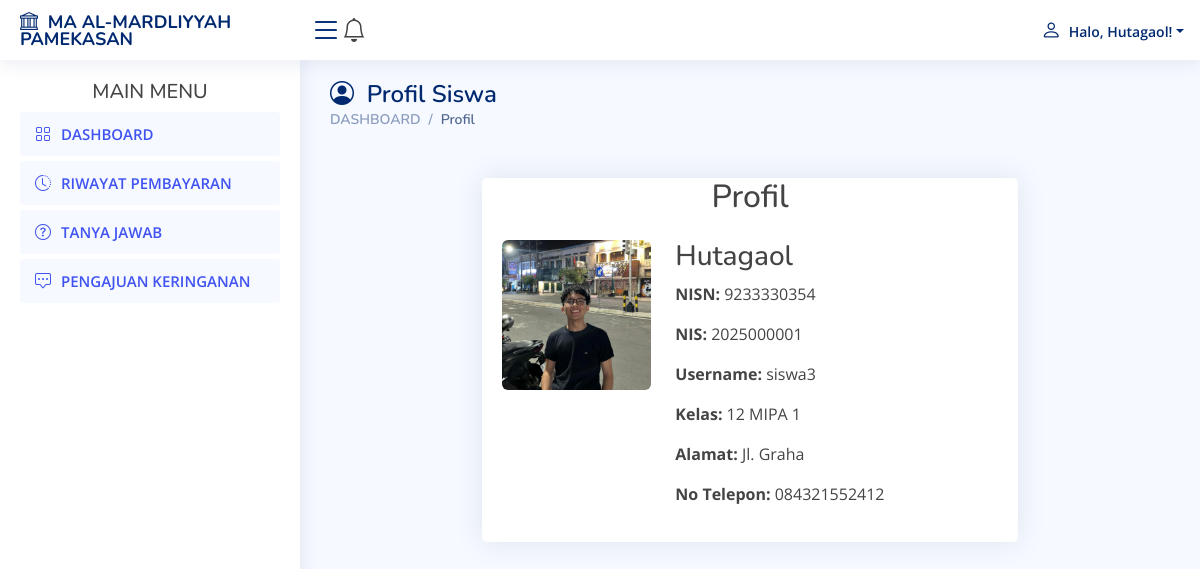
Page /siswa/profil.php (signed in) on the committed database.
### tables this page shows
CREATE TABLE `siswa` (
  `nisn` varchar(10) NOT NULL,
  `nis` varchar(50) NOT NULL,
  `username` varchar(50) NOT NULL,
  `password` varchar(50) NOT NULL,
  `nama` varchar(35) NOT NULL,
  `id_kelas` int(11) NOT NULL,
  `alamat` text NOT NULL,
  `no_telp` varchar(13) NOT NULL,
  `id_spp` int(11) NOT NULL,
  `foto` varchar(255) NOT NULL,
  `nama_ortu` varchar(255) NOT NULL,
  `pengajuan_baru` tinyint(4) NOT NULL DEFAULT 0
);

CREATE TABLE `kelas` (
  `id_kelas` int(11) NOT NULL,
  `nama_kelas` varchar(10) NOT NULL,
  `kompetensi_keahlian` varchar(50) NOT NULL
);

### siswa/profil.php (the view, shortened to what this page needs)
<?php
require "../db.php";
$siswa_id = $_SESSION["siswa"];
$result = mysqli_query($kon, "SELECT * FROM siswa WHERE nisn = '$siswa_id'");
$siswa = mysqli_fetch_assoc($result);
$kelas_id = $siswa['id_kelas'];
$result_kelas = mysqli_query($kon, "SELECT * FROM kelas WHERE id_kelas = '$kelas_id'");
$kelas = mysqli_fetch_assoc($result_kelas);
?>
<!DOCTYPE html>
<html lang="en">
<head>
    <link href="../assets/vendor/bootstrap/css/bootstrap.min.css" rel="stylesheet">
    <link href="../assets/vendor/bootstrap-icons/bootstrap-icons.css" rel="stylesheet">
    <link href="../assets/vendor/boxicons/css/boxicons.min.css" rel="stylesheet">
    <link href="../assets/vendor/quill/quill.snow.css" rel="stylesheet">
    <link href="../assets/vendor/quill/quill.bubble.css" rel="stylesheet">
    <link href="../assets/vendor/remixicon/remixicon.css" rel="stylesheet">
    <link href="../assets/vendor/simple-datatables/style.css" rel="stylesheet">
    <link href="../assets/css/style.css" rel="stylesheet">
</head>
<body>
    <?php require "atas.php"; ?>
    <?php require "menu.php"; ?>
    <main id="main" class="main">
        <div class="pagetitle">
            <h1><i class="bi bi-person-circle"></i>&nbsp; Profil Siswa</h1>
            <nav>
                <ol class="breadcrumb">
                    <li class="breadcrumb-item"><a href="index.php">DASHBOARD</a></li>
                    <li class="breadcrumb-item active">Profil</li>
                </ol>
            </nav>
        </div>
        <div class="container mt-5">
            <div class="row">
                <div class="col-md-8 offset-md-2">
                    <div class="card">
                        <div class="card-body">
                            <h2 class="text-center mb-4">Profil</h2>
                            <div class="row">
                                <div class="col-md-4">
                                    <img src="../uploads/<?php echo htmlspecialchars($siswa['foto']); ?>" alt="Profile Image" class="img-fluid rounded mb-4" />
                                </div>
                                <div class="col-md-8">
                                    <h3><?php echo htmlspecialchars($siswa['nama']); ?></h3>
                                    <p><strong>NISN:</strong> <?php echo htmlspecialchars($siswa['nisn']); ?></p>
                                    <p><strong>NIS:</strong> <?php echo htmlspecialchars($siswa['nis']); ?></p>
                                    <p><strong>Username:</strong> <?php echo htmlspecialchars($siswa['username']); ?></p>
                                    <p><strong>Kelas:</strong> <?php echo htmlspecialchars($kelas['nama_kelas']); ?></p>
                                    <p><strong>Alamat:</strong> <?php echo htmlspecialchars($siswa['alamat']); ?></p>
                                    <p><strong>No Telepon:</strong> <?php echo htmlspecialchars($siswa['no_telp']); ?></p>
                                </div>
                            </div>
                        </div>
                    </div>
                </div>
            </div>
        </div>
    </main>
</body>
</html>

### siswa/atas.php (shortened to what this page needs)
<header id="header" class="header fixed-top d-flex align-items-center">
    <div class="d-flex align-items-center justify-content-between">
      <a href="index.php" class="logo d-flex align-items-center">
        <span class="d-none d-lg-block" style="font-size: 18px;"><i class="bi bi-bank"></i>&nbsp; MA AL-MARDLIYYAH PAMEKASAN</span>
      </a>
      <i class="bi bi-list toggle-sidebar-btn"></i>
      <ul class="navbar-nav ms-auto">
            <li class="nav-item">
                <a href="../siswa/notifikasi.php" class="nav-link">
                    <i class="bi bi-bell" style="font-size: 24px;"></i>
                </a>
            </li>
      </ul>
    </div>
    <nav class="header-nav ms-auto">
      <ul class="d-flex align-items-center">
        <li class="nav-item dropdown pe-3">
          <a class="nav-link nav-profile d-flex align-items-center pe-0" href="#" data-bs-toggle="dropdown">
            <?php
            require "../db.php";
            $nisn = $_SESSION["siswa"];
            $query = "SELECT nama FROM siswa WHERE nisn = ?";
            $stmt = mysqli_prepare($kon, $query);
            mysqli_stmt_bind_param($stmt, "s", $nisn);
            mysqli_stmt_execute($stmt);
            $result = mysqli_stmt_get_result($stmt);
            $row = mysqli_fetch_assoc($result);
            if ($row) {
                $nama_siswa = $row['nama'];
            } else {
                $nama_siswa = 'Siswa Tidak Ditemukan';
            }
            ?>
            <span class="d-none d-md-block dropdown-toggle ps-2"><i style="font-size: 20px" class="bi bi-person"></i>&nbsp; Halo, <?= htmlspecialchars($nama_siswa) ?>!</span>
          </a>
        </li>
      </ul>
    </nav>
</header>

### assets/css/style.css (style rules this page uses)
:root { scroll-behavior: smooth; }
body { font-family: "Open Sans", sans-serif; background: #f6f9ff; color: #444444; }
a { color: #4154f1; text-decoration: none; }
h1, h2, h3, h4, h5, h6 { font-family: "Nunito", sans-serif; }
#main { margin-top: 60px; padding: 20px 30px; transition: all 0.3s; }
.pagetitle { margin-bottom: 10px; }
.pagetitle h1 { font-size: 24px; margin-bottom: 0; font-weight: 600; color: #012970; }
.card { margin-bottom: 30px; border: none; border-radius: 5px; box-shadow: 0px 0 30px rgba(1, 41, 112, 0.1); }
.card-body { padding: 0 20px 20px 20px; }
.breadcrumb { font-size: 14px; font-family: "Nunito", sans-serif; color: #899bbd; font-weight: 600; }
.breadcrumb a { color: #899bbd; transition: 0.3s; }
.breadcrumb .breadcrumb-item::before { color: #899bbd; }
.breadcrumb .active { color: #51678f; font-weight: 600; }
.logo { line-height: 1; }
@media (min-width: 1200px) { .logo { width: 280px; } }
.logo span { font-size: 26px; font-weight: 700; color: #012970; font-family: "Nunito", sans-serif; }
.header { transition: all 0.5s; z-index: 997; height: 60px; box-shadow: 0px 2px 20px rgba(1, 41, 112, 0.1); background-color: #fff; padding-left: 20px; }
.header .toggle-sidebar-btn { font-size: 32px; padding-left: 10px; cursor: pointer; color: #012970; }
.header-nav ul { list-style: none; }
.header-nav>ul { margin: 0; padding: 0; }
.header-nav .nav-profile { color: #012970; }
.header-nav .nav-profile span { font-size: 14px; font-weight: 600; }
@media (min-width: 1200px) { #main, #footer { margin-left: 300px; } }

### rows in the picture
siswa: nama "Hutagaol", foto (picture), nisn "9233330354", nis "2025000001", username "siswa3", alamat "Jl. Graha", no_telp "084321552412"
kelas: nama_kelas "12 MIPA 1"
